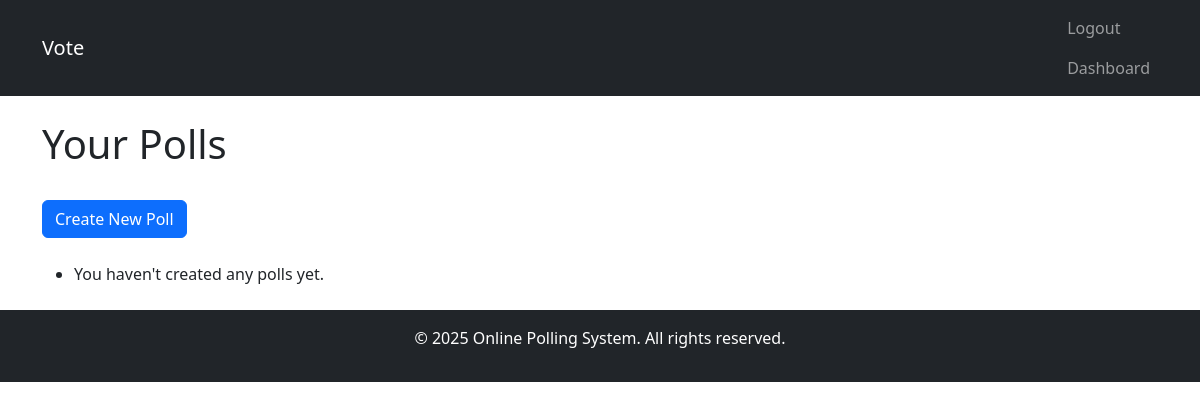
/polls/dashboard/ (signed in), run on an earlier commit of the app's database.
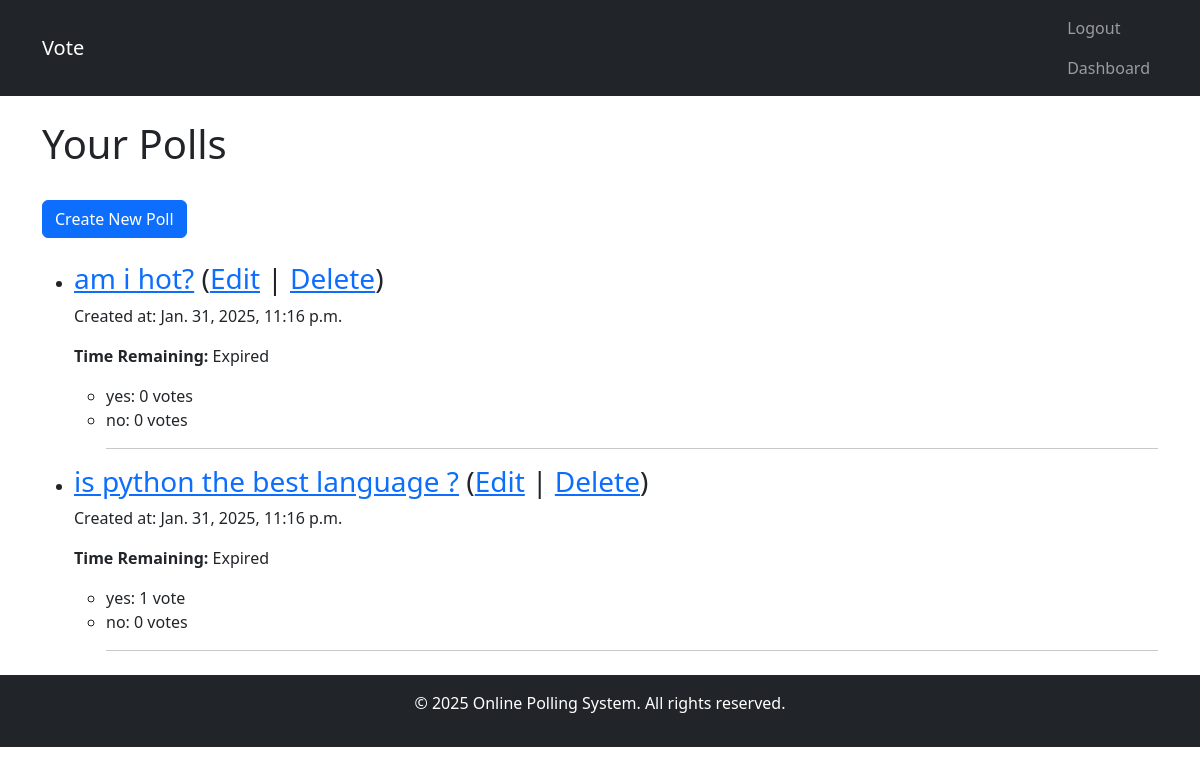
And on a later commit of the database.
### polls/models.py (models this page shows, shortened)
class Poll(models.Model):
    creator = models.ForeignKey(User, on_delete=models.CASCADE, related_name='polls')
    question = models.CharField(max_length=255)
    created_at = models.DateTimeField(auto_now_add=True)
    duration = models.PositiveIntegerField(
        help_text="Duration in minutes (e.g., 120 for 2 hours)",
        default=60  # Default duration: 1 hour
    )
    def get_end_time(self):
        return self.created_at + timezone.timedelta(minutes=self.duration)

class Answer(models.Model):
    poll = models.ForeignKey(Poll, on_delete=models.CASCADE, related_name='answers')
    text = models.CharField(max_length=255)

### polls/views.py (the view)
# urls.py: path('dashboard/', DashboardView.as_view(), name='dashboard'),
class DashboardView(LoginRequiredMixin, ListView):
    model = Poll
    template_name = 'polls/dashboard.html'
    context_object_name = 'polls'
    def get_queryset(self):
        return Poll.objects.filter(creator=self.request.user).order_by('-created_at')

### polls/templates/polls/dashboard.html (shortened to what this page needs)
{% extends 'base.html' %}
{% block content %}
  <h1>Your Polls</h1><br>
  <a href="{% url 'polls:poll_create' %}" class="btn btn-primary">Create New Poll</a>
  <ul><br>
    {% for poll in polls %}
      <li>
        <h3>
          <a href="{% url 'polls:poll_detail' poll.pk %}">{{ poll.question }}</a>
             (<a href="{% url 'polls:poll_update' poll.pk %}">Edit</a> |
         <a href="{% url 'polls:poll_delete' poll.pk %}">Delete</a>)
        </h3>
        <p>
          Created at: {{ poll.created_at }}
    <p><strong>Time Remaining:</strong> <span id="countdown-{{ poll.id }}">Loading...></span></p>
        </p>
        <ul>
          {% for answer in poll.answers.all %}
            <li>
              {{ answer.text }}: {{ answer.votes.count }} vote{{ answer.votes.count|pluralize }}
            </li>
          {% endfor %}
            <hr>
        </ul>
      </li>
    {% empty %}
      <li>You haven't created any polls yet.</li>
    {% endfor %}
  </ul>
{% endblock %}

### templates/base.html (shortened to what this page needs)
{% load static %}
<!DOCTYPE html>
<html lang="en">
<head>
    <link rel="stylesheet" href="https://cdn.jsdelivr.net/npm/bootstrap@5.3.0/dist/css/bootstrap.min.css">
    <link rel="stylesheet" href="{% static 'css/styles.css' %}">
</head>
<body>
{%  include 'navbar.html' %}
    <div class="container mt-4">
        {% block content %}{% endblock %}
    </div>
    <footer class="bg-dark text-white text-center py-3 mt-4">
        <p>&copy; 2025 Online Polling System. All rights reserved.</p>
    </footer>
</body>
</html>

### templates/navbar.html (shortened to what this page needs)
<nav class="navbar navbar-expand-lg navbar-dark bg-dark">
    <div class="container">
        <a class="navbar-brand" href="{% url 'home:home' %}">Vote</a>
        <div class="collapse navbar-collapse" id="navbarNav">
            <ul class="navbar-nav ms-auto">
                {% if user.is_authenticated %}
                <li class="nav-item">
                    <a class="nav-link" href="{% url 'accounts:logout' %}">Logout</a>
                    <a class="nav-link" href="{% url 'polls:dashboard' %}">Dashboard</a>
                </li>
                {% endif %}
            </ul>
        </div>
    </div>
</nav>

What changed in the data, as far as the page shows it:
added Poll: question "am i hot?", created_at "Jan. 31, 2025, 11:16 p.m."
added Answer: text "yes", votes.count "0", shown under "am i hot?"
added Answer: text "no", votes.count "0", shown under "am i hot?"
added Poll: question "is python the best language ?", created_at "Jan. 31, 2025, 11:16 p.m."
added Answer: text "yes", votes.count "1", shown under "is python the best language ?"
added Answer: text "no", votes.count "0", shown under "is python the best language ?"
Also different on the page:
text no longer shown: "You haven't created any polls yet."
